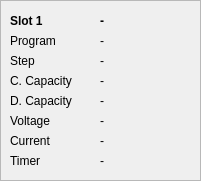
   <widget class="QFrame" name="frame">
    <property name="geometry">
     <rect>
      <x>10</x>
      <y>10</y>
      <width>201</width>
      <height>181</height>
     </rect>
    </property>
    <property name="frameShape">
     <enum>QFrame::StyledPanel</enum>
    </property>
    <property name="frameShadow">
     <enum>QFrame::Raised</enum>
    </property>
    <widget class="QLabel" name="lbl_s1_chem_state">
     <property name="geometry">
      <rect>
       <x>100</x>
       <y>10</y>
       <width>91</width>
       <height>22</height>
      </rect>
     </property>
     <property name="font">
      <font>
       <weight>75</weight>
       <bold>true</bold>
      </font>
     </property>
     <property name="text">
      <string>-</string>
     </property>
    </widget>
    <widget class="QLabel" name="lbl_s1_program">
     <property name="geometry">
      <rect>
       <x>10</x>
       <y>30</y>
       <width>71</width>
       <height>22</height>
      </rect>
     </property>
     <property name="text">
      <string>Program</string>
     </property>
    </widget>
    <widget class="QLabel" name="ldl_s1_name">
     <property name="geometry">
      <rect>
       <x>10</x>
       <y>10</y>
       <width>51</width>
       <height>22</height>
      </rect>
     </property>
     <property name="font">
      <font>
       <weight>75</weight>
       <bold>true</bold>
      </font>
     </property>
     <property name="text">
      <string>Slot 1</string>
     </property>
    </widget>
    <widget class="QLabel" name="lbl_s1_program_state">
     <property name="geometry">
      <rect>
       <x>100</x>
       <y>30</y>
       <width>71</width>
       <height>22</height>
      </rect>
     </property>
     <property name="text">
      <string>-</string>
     </property>
    </widget>
    <widget class="QLabel" name="lbl_s1_step">
     <property name="geometry">
      <rect>
       <x>10</x>
       <y>50</y>
       <width>71</width>
       <height>22</height>
      </rect>
     </property>
     <property name="text">
      <string>Step</string>
     </property>
    </widget>
    <widget class="QLabel" name="lbl_s1_step_state">
     <property name="geometry">
      <rect>
       <x>100</x>
       <y>50</y>
       <width>71</width>
       <height>22</height>
      </rect>
     </property>
     <property name="text">
      <string>-</string>
     </property>
    </widget>
    <widget class="QLabel" name="lbl_s1_ccap">
     <property name="geometry">
      <rect>
       <x>10</x>
       <y>70</y>
       <width>91</width>
       <height>22</height>
      </rect>
     </property>
     <property name="text">
      <string>C. Capacity</string>
     </property>
    </widget>
    <widget class="QLabel" name="lbl_s1_ccap_state">
     <property name="geometry">
      <rect>
       <x>100</x>
       <y>70</y>
       <width>91</width>
       <height>22</height>
      </rect>
     </property>
     <property name="text">
      <string>-</string>
     </property>
    </widget>
    <widget class="QLabel" name="lbl_s1_voltage">
     <property name="geometry">
      <rect>
       <x>10</x>
       <y>110</y>
       <width>91</width>
       <height>22</height>
      </rect>
     </property>
     <property name="text">
      <string>Voltage</string>
     </property>
    </widget>
    <widget class="QLabel" name="lbl_s1_current">
     <property name="geometry">
      <rect>
       <x>10</x>
       <y>130</y>
       <width>91</width>
       <height>22</height>
      </rect>
     </property>
     <property name="text">
      <string>Current</string>
     </property>
    </widget>
    <widget class="QLabel" name="lbl_s1_timer">
     <property name="geometry">
      <rect>
       <x>10</x>
       <y>150</y>
       <width>91</width>
       <height>22</height>
      </rect>
     </property>
     <property name="text">
      <string>Timer</string>
     </property>
    </widget>
    <widget class="QLabel" name="lbl_s1_voltage_state">
     <property name="geometry">
      <rect>
       <x>100</x>
       <y>110</y>
       <width>91</width>
       <height>22</height>
      </rect>
     </property>
     <property name="text">
      <string>-</string>
     </property>
    </widget>
    <widget class="QLabel" name="lbl_s1_current_state">
     <property name="geometry">
      <rect>
       <x>100</x>
       <y>130</y>
       <width>91</width>
       <height>22</height>
      </rect>
     </property>
     <property name="text">
      <string>-</string>
     </property>
    </widget>
    <widget class="QLabel" name="lbl_s1_timer_state">
     <property name="geometry">
      <rect>
       <x>100</x>
       <y>150</y>
       <width>91</width>
       <height>22</height>
      </rect>
     </property>
     <property name="text">
      <string>-</string>
     </property>
    </widget>
    <widget class="QLabel" name="lbl_s1_dcap_state">
     <property name="geometry">
      <rect>
       <x>100</x>
       <y>90</y>
       <width>91</width>
       <height>22</height>
      </rect>
     </property>
     <property name="text">
      <string>-</string>
     </property>
    </widget>
    <widget class="QLabel" name="lbl_s1_dcap">
     <property name="geometry">
      <rect>
       <x>10</x>
       <y>90</y>
       <width>91</width>
       <height>22</height>
      </rect>
     </property>
     <property name="text">
      <string>D. Capacity</string>
     </property>
    </widget>
   </widget>
